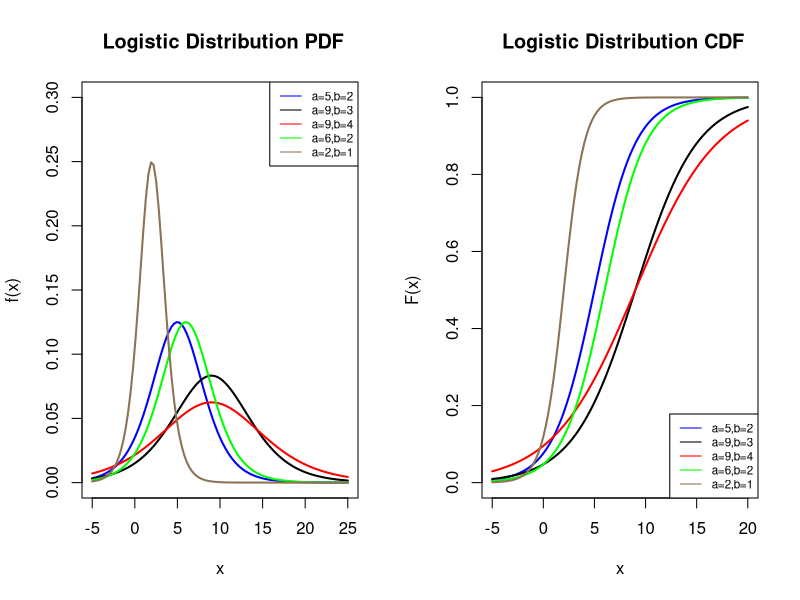

Recreate this plot in R.
# Logistic Distribution CDF and PDF
# parameter data from https://www.wikipedia.org/

par(mfrow=c(1,2))

##########################################
#### The extreme wind speed Data Set  ####
##########################################



x= c( 24.52, 69.15, 33.21, 30.79, 18.12, 94.34, 55.40, 28.28,
      49.73, 15.92, 21.81, 21.80, 30.56, 18.56, 87.63, 40.53,
      43.31, 20.10, 27.56, 90.16, 57.14, 28.98, 43.03, 49.13,
      50.47, 31.09, 27.17, 20.59, 65.99, 18.05, 19.44, 54.70,
      31.34, 48.32, 30.11, 46.22, 40.60, 24.76, 46.64, 75.50,
      45.78, 26.14, 23.06, 33.01, 51.56, 55.22, 67.04, 34.59,
      24.32, 55.88, 31.74, 76.17)

# Logistics Distribution PDF

pdfLogis=function(x,a,b){
  
  fx=(((1/b)*(exp(-(x-a)/b)))/((1+exp(-(x-a)/b))^2))
  return(fx)
  
}

curve(pdfLogis(x,5,2),ylab = "f(x)",main= " Logistic Distribution PDF",
      xlim= c(-5,25),ylim= c(0,0.3), col ="blue",lwd=2)
curve(pdfLogis(x,9,3),from = -5,to= 25,col="black",lwd=2,add=T)
curve(pdfLogis(x,9,4),from = -5,to= 25,col =" red",lwd=2 ,add=T)
curve(pdfLogis(x,6,2),from = -5,to= 25,col="green",lwd= 2,add=T)
curve(pdfLogis(x,2,1),from = -5,to= 25,col="burlywood4",lwd= 2,add=T)

legend(x="topright",legend=c("a=5,b=2","a=9,b=3","a=9,b=4","a=6,b=2","a=2,b=1"),
       col=c("blue","black","red","green","burlywood4"),lty=1, cex=0.7)



# Logistics Distribution CDF

cdfLongis=function(x,a,b){

  Fx=(1)/(1+exp(-(x-a)/b))
  return(Fx)
}

curve(cdfLongis(x,5,2),ylab = "F(x)",main= " Logistic Distribution CDF",
      xlim= c(-5,20),ylim= c(0,1), col ="blue",lwd=2)

curve(cdfLongis(x,9,3),from = -5,to= 20,col="black",lwd=2,add=T)
curve(cdfLongis(x,9,4),from = -5,to= 20,col =" red",lwd=2 ,add=T)
curve(cdfLongis(x,6,2),from = -5,to= 20,col="green",lwd= 2,add=T)
curve(cdfLongis(x,2,1),from = -5,to= 20,col="burlywood4",lwd= 2,add=T)

legend(x="bottomright",legend=c("a=5,b=2","a=9,b=3","a=9,b=4","a=6,b=2","a=2,b=1"),
       col=c("blue","black","red","green","burlywood4"),lty=1, cex=0.7)
